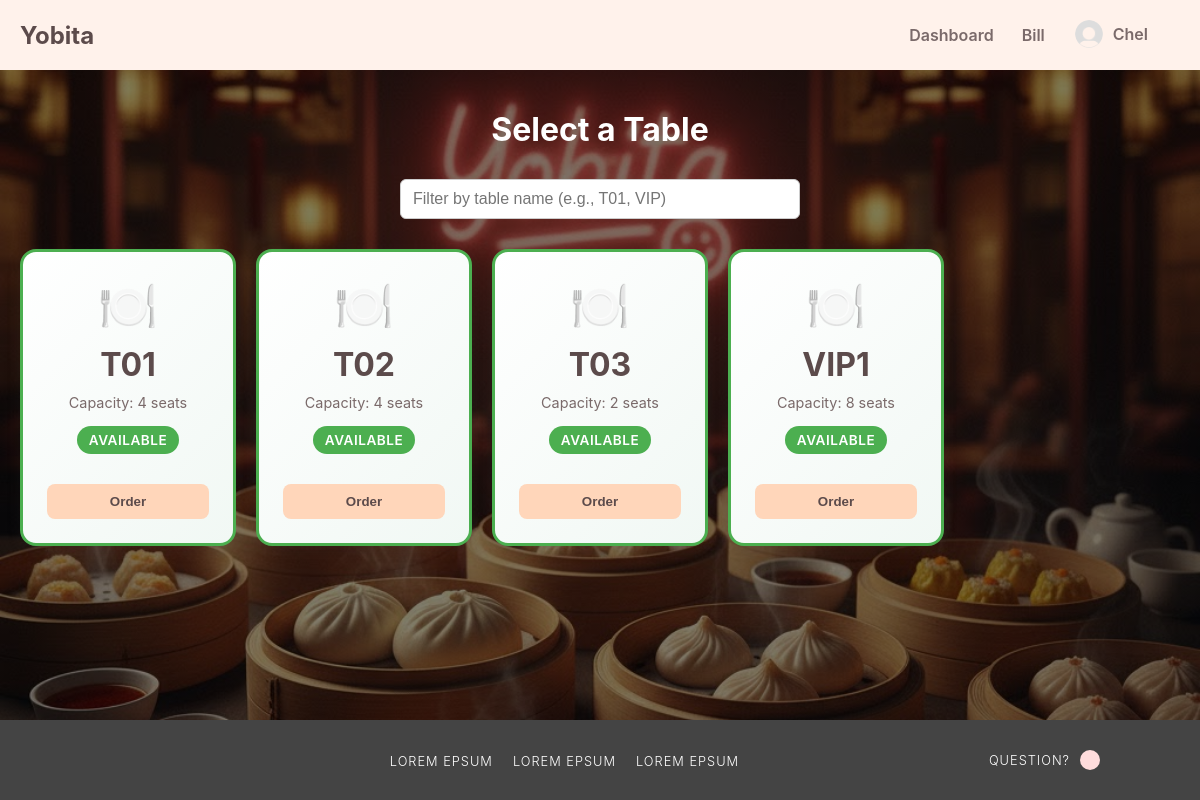
The page /app/table/table.php (signed in) on the database its author committed.
### tables this page shows
CREATE TABLE `dining_tables` (
  `id` int(10) UNSIGNED NOT NULL,
  `table_number` varchar(10) NOT NULL,
  `capacity` int(11) NOT NULL DEFAULT 4,
  `status` enum('available','occupied','reserved') NOT NULL DEFAULT 'available'
);

### app/table/table.php (the view, shortened to what this page needs)
<?php
require_once '../connection.php';
$pageTitle = "Select Table";
$basePath = "../";
include '../_header.php';
try {
    $sql = "SELECT * FROM dining_tables ORDER BY table_number ASC";
    $stmt = $pdo->prepare($sql);
    $stmt->execute();
    $tables = $stmt->fetchAll();
} catch (PDOException $e) {
    $tables = [];
    $error_message = "Error loading tables: " . $e->getMessage();
}
?>
<link rel="stylesheet" href="../css/table.css">
<main class="main-wrapper">
    <div class="app-container">
        <h2 class="page-title">Select a Table</h2>
        <div class="search-bar-container" style="margin-bottom: 25px; text-align: center;">
            <input type="text" id="tableSearchInput"
                   placeholder="Filter by table name (e.g., T01, VIP)"
                   style="padding: 10px 12px; width: 400px; border: 1px solid #ccc; border-radius: 6px; font-size: 1em;">
        </div>
        <div class="tables-grid">
            <?php if (empty($tables)): ?>
                <div class="message error">No tables found in the database.</div>
            <?php else: ?>
                <?php foreach ($tables as $table): ?>
                    <div class="table-card <?php echo htmlspecialchars($table['status']); ?>">
                        <div class="table-icon">🍽️</div>
                        <div class="table-number"><?php echo htmlspecialchars($table['table_number']); ?></div>
                        <div class="table-capacity">Capacity: <?php echo $table['capacity']; ?> seats</div>
                        <div class="table-status <?php echo htmlspecialchars($table['status']); ?>">
                            <?php echo htmlspecialchars(ucfirst($table['status'])); ?>
                        </div>
                        <?php if ($table['status'] === 'available' || $table['status'] === 'occupied'): ?>
                            <form method="post" style="margin-top: 15px;">
                                <?php if ($table['status'] === 'available'): ?>
                                    <button type="submit" name="select_table" class="select-table-btn">
                                        Order
                                    </button>
                                <?php else:  ?>
                                    <button type="submit" name="select_table" class="select-table-btn occupied-btn">
                                        Add More Order
                                    </button>
                                <?php endif; ?>
                            </form>
                        <?php endif; ?>
                    </div>
                <?php endforeach; ?>
            <?php endif; ?>
        </div>
    </div>
</main>
<?php include '../_footer.php'; ?>

### app/_header.php (shortened to what this page needs)
<?php
$homeLink = $basePath . 'index.php';
if (isset($_SESSION['role'])) {
    if ($_SESSION['role'] === 'staff') {
        $homeLink = $basePath . 'staff/index.php';
    } elseif ($_SESSION['role'] === 'admin') {
        $homeLink = $basePath . 'admin/dashboard.php';
    }
}
?>
<!DOCTYPE html>
<html lang="en">
<head>
    <link rel="stylesheet" href="<?php echo $basePath; ?>css/index.css">
    <header class="main-header">
        <div class="header-content">
            <a href="<?php echo $homeLink; ?>" class="logo">Yobita</a>
            <nav class="main-nav">
                <ul>
                    <?php if (isset($_SESSION['user_id']) && isset($_SESSION['role']) && $_SESSION['role'] === 'staff') : ?>
                        <li><a href="<?php echo $homeLink; ?>" class="<?php echo ($pageTitle === 'Dashboard') ? 'active' : ''; ?>">Dashboard</a></li>
                        <li><a href="<?php echo $basePath; ?>order/order.php" class="<?php echo ($pageTitle === 'Orders') ? 'active' : ''; ?>">Bill</a></li>
                    <?php endif; ?>
                    <?php if (isset($_SESSION['user_id'])) : ?>
                        <li class="profile-nav-item">
                            <a href="#" class="profile-link <?php echo ($pageTitle === 'Profile') ? 'active' : ''; ?>" onclick="return false;">
                                <img src="<?php echo $basePath . htmlspecialchars($_SESSION['profile_picture']); ?>" alt="Profile" class="nav-profile-pic">
                                <span><?php echo htmlspecialchars($_SESSION['username']); ?></span>
                            </a>
                        </li>
                    <?php endif; ?>
                    <?php if (isset($_SESSION['user_id']) && isset($_SESSION['role']) && $_SESSION['role'] === 'staff') : ?>
                    <li>
                        <a href="<?php echo $basePath; ?>cart.php" class="cart-icon <?php echo ($pageTitle === 'Cart') ? 'active' : ''; ?>">
                        </a>
                    </li>
                    <?php endif; ?>
                </ul>
            </nav>
        </div>
    </header>
    <link href="https://cdnjs.cloudflare.com/ajax/libs/cropperjs/1.5.13/cropper.min.css" rel="stylesheet"/>
</head>
<body>

### app/_footer.php (shortened to what this page needs)
<footer>
    <ul class="footer-nav">
        <li><a href="#">Lorem Epsum</a></li>
        <li><a href="#">Lorem Epsum</a></li>
        <li><a href="#">Lorem Epsum</a></li>
    </ul>
    <div class="ask-us">
        <p>Question?</p>
        <a href="#" class="chat"><ion-icon name="chatbox-ellipses-outline"></ion-icon></a>
    </div>
</footer>
</body>
</html>

### app/css/index.css (style rules this page uses)
:root { --primary: #FFDCDC; --second: #FFF2EB; --third: #ffffff; --fourth: #FFD6BA; --text-dark: #5C4B4B; --text-light: #7a6a6a; --border-color: #EAE0DA; --accent-dark: #E5A9A9; --notification: #FF3B3B; }
* { box-sizing: border-box; margin: 0; padding: 0; }
body { font-family: -apple-system, BlinkMacSystemFont, "Segoe UI", Roboto, Helvetica, Arial, sans-serif; background-color: var(--second); color: var(--text-dark); background: linear-gradient(rgba(0, 0, 0, 0.5), rgba(0, 0, 0, 0.5)), url(../image/Background.jpg) !important; background-size: cover !important; background-position: center !important; background-repeat: no-repeat !important; background-attachment: fixed !important; }
.main-header { background-color: var(--second); position: fixed; top: 0; left: 0; width: 100%; z-index: 100; }
.header-content { max-width: 1200px; margin: 0 auto; padding: 0 20px; height: 70px; display: flex; justify-content: space-between; align-items: center; }
.logo { font-size: 1.5rem; font-weight: bold; color: var(--text-dark); text-decoration: none; }
.main-nav ul { list-style-type: none; display: flex; align-items: center; gap: 20px; }
.main-nav a { text-decoration: none; color: var(--text-light); font-weight: 600; padding: 8px 4px; border-bottom: 2px solid transparent; transition: all 0.2s; }
.cart-icon { position: relative; font-size: 1.5rem; }
.main-wrapper { padding-top: 70px; padding-bottom: 100px; }
footer { position: fixed; bottom: 0; left: 0; width: 100%; display: flex; justify-content: space-between; align-items: center; padding: 30px 100px; background: #444; transition: 0.5s; z-index: 1100; }
.footer-nav { display: flex; gap: 20px; }
.footer-nav li { list-style: none; }
.footer-nav li a { text-decoration: none; color: #fff; font-size: 0.8em; text-transform: uppercase; font-weight: 300; letter-spacing: 1px; transition: 0.3s; }
.ask-us { display: inline-flex; justify-content: space-between; align-items: center; gap: 10PX }
.ask-us p { color: #fff; font-weight: 300; font-size: 0.8em; letter-spacing: 1px; text-transform: uppercase; }
.chat { text-decoration: none; color: #fff; font-size: 2em; padding: 10px; background: var(--primary); border-radius: 50%; display: flex; justify-content: center; align-items: center; transition: 0.3s; }
.main-nav .dropdown, .main-nav .profile-nav-item { position: relative; }
.main-nav .profile-link { display: flex; align-items: center; gap: 8px; }
.main-nav .nav-profile-pic { width: 32px; height: 32px; border-radius: 50%; object-fit: cover; border: 2px solid transparent; }

### app/css/table.css (style rules this page uses)
.app-container { max-width: 1200px; margin: 40px auto; padding: 0 20px; }
.page-title { text-align: center; color: #fff; margin-bottom: 30px; font-size: 2rem; }
.tables-grid { display: grid; grid-template-columns: repeat(auto-fill, minmax(200px, 1fr)); gap: 20px; margin-top: 30px; }
.table-card { background-color: var(--third); border-radius: 16px; padding: 24px; text-align: center; box-shadow: 0 4px 15px rgba(92, 75, 75, 0.1); transition: all 0.3s ease; cursor: pointer; border: 3px solid transparent; }
.table-card.available { border-color: #4CAF50; background: linear-gradient(135deg, #ffffff 0%, #f1f8f4 100%); }
.table-number { font-size: 2rem; font-weight: bold; color: var(--text-dark); margin-bottom: 10px; }
.table-capacity { font-size: 0.9rem; color: var(--text-light); margin-bottom: 15px; }
.table-status { display: inline-block; padding: 6px 12px; border-radius: 20px; font-size: 0.85rem; font-weight: 600; text-transform: uppercase; letter-spacing: 0.5px; }
.table-status.available { background-color: #4CAF50; color: white; }
.select-table-btn { margin-top: 15px; padding: 10px 20px; background-color: var(--fourth); color: var(--text-dark); border: none; border-radius: 8px; font-weight: 600; cursor: pointer; transition: all 0.2s; width: 100%; }
.table-icon { font-size: 3rem; margin-bottom: 10px; opacity: 0.8; }

### rows shown on the page
dining_tables: table_number "T01", capacity "4", status "AVAILABLE", shows "Order"
dining_tables: table_number "T02", capacity "4", status "AVAILABLE", shows "Order"
dining_tables: table_number "T03", capacity "2", status "AVAILABLE", shows "Order"
dining_tables: table_number "VIP1", capacity "8", status "AVAILABLE", shows "Order"

### other values the page prints
$_SESSION['username'] "Chel"
